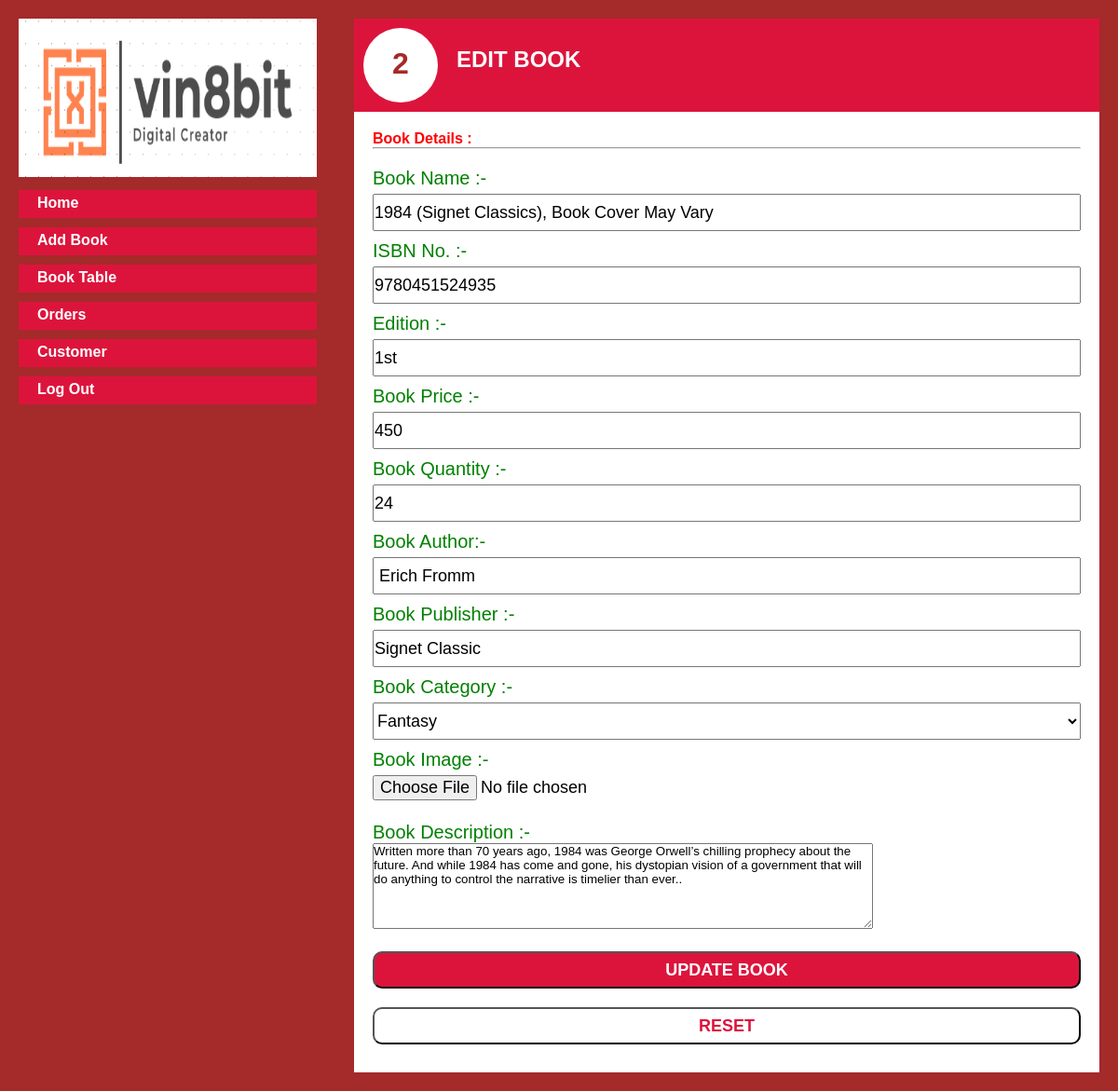
The page /editbook.php?id=g1 (signed in) on the database its author committed.
### tables this page shows
CREATE TABLE `book` (
  `book_code` varchar(8) NOT NULL,
  `book_name` varchar(50) NOT NULL,
  `book_price` int(4) NOT NULL,
  `book_quantity` int(2) NOT NULL,
  `book_author` varchar(30) NOT NULL,
  `book_publisher` varchar(30) NOT NULL,
  `book_category` varchar(30) NOT NULL,
  `book_img` text NOT NULL,
  `book_description` text NOT NULL,
  `book_isbn` varchar(14) NOT NULL,
  `book_edition` varchar(20) NOT NULL
);

### editbook.php (the view, shortened to what this page needs)
<?php
include_once('config.php');
?>
<?php
    $id = $_REQUEST['id'];
    $query = $con->prepare('SELECT * FROM book WHERE book_code = :id');
    if (!$query->execute(array(':id' => $id))) return false;
    $results = $query->fetchAll(\PDO::FETCH_ASSOC);
    foreach ($results as $row){
    $name2 = $row['book_name'];
    $price2 = $row['book_price'];
    $quantity2 = $row['book_quantity'];
    $author2 = $row['book_author'];
    $publisher2 = $row['book_publisher'];
    $category2 = $row['book_category'];
    $isbn2 = $row['book_isbn'];
    $edition2 = $row['book_edition'];
    $description2 = $row['book_description'];
    }
?>
<!DOCTYPE html>
<html lang="en">
<head>
    <link rel="stylesheet" href="./css/adminindex.css">
</head>
<body>
    <div class="container">
        <div class="side-menus">
            <img src="./icons/logo.png" alt="">
            <ul class="menus">
            <a href="adminhome.php"><li>Home</li></a>
                <a href="adminindex.php"><li>Add Book</li></a>
                <a href="booktable.php"><li>Book Table</li></a>
                <a href="orderstable.php"><li>Orders</li></a>
                <a href="customertable.php"><li>Customer</li></a>
                <a href="adminlogout.php"><li>Log Out</li></a>
            </ul>
        </div>
        <div class="main">
            <div class="title">
                <h1>2</h1>
                <h2>Edit Book</h2>
            </div>
            <div class="main-content">
                <h4>Book Details :</h4>
                <hr class='line'>
                <form name="details-form" id="details-form" action="editbook.php" method="POST" onsubmit="return validateForm();"  enctype="multipart/form-data">
                    <label for="book-name">Book Name :-<span id="errorname"></span></label>
                    <input type="text" id="book-name" name="book-name" placeholder="Book Name" value="<?php echo isset($name2) ? $name2 : ''; ?>" required>
                    <label for="book-isbn">ISBN No. :-<span id="errorisbn"></span></label>
                    <input type="text" id="book-isbn" name="book-isbn" placeholder="Book ISBN No." value="<?php echo isset($isbn2) ? $isbn2 : ''; ?>" required>
                    <label for="book-edition">Edition :-<span id="erroredition"></span></label>
                    <input type="text" id="book-edition" name="book-edition" placeholder="Book Edition" value="<?php echo isset($edition2) ? $edition2 : ''; ?>" required>
                    <label for="book-price">Book Price :-<span id="errorprice"></span></label>
                    <input type="number" id="book-price" name="book-price" placeholder="Book price" value="<?php echo isset($price2) ? $price2 : ''; ?>" required >
                    <label for="book-quantity">Book Quantity :-<span id="errorquantity"></span></label>
                    <input type="number" id="book-quantity" name="book-quantity" placeholder="Book Quantity" value="<?php echo isset($quantity2) ? $quantity2 : ''; ?>" required>
                    <label for="book-author">Book Author:-<span id="errorauthor"></span></label>
                    <input type="text" id="book-author" name="book-author" placeholder="Book Author" value="<?php echo isset($author2) ? $author2 : ''; ?>" required>
                    <label for="book-publiher">Book Publisher :-<span id="errorpublisher"></span></label>
                    <input type="text" id="book-publisher" name="book-publisher" placeholder="Book Publisher" value="<?php echo isset($publisher2) ? $publisher2 : ''; ?>" required>
                    <label for="category">Book Category :-<span id="errorcategory"></span></label>
                    <select name="category" id="category" required>
                    <option value="<?php echo isset($category2) ? $category2 : ''; ?> " selected > <?php echo isset($category2) ? $category2 : ''; ?></option>
                    </select>
                    <label for="book-img">Book Image :-<span id="errorimg"></span></label>
                    <input type="file" id="book-img" name="book-img" placeholder="Book img" >
                    <label for="description">Book Description :-<span id="errordescription"></span></label>
                    <textarea name="description" id="" cols="65" rows="6" form="details-form" required><?php echo isset($description2) ? $description2 : ''; ?></textarea>
                    <input id="submit" name="submit" type="submit" value="UPDATE BOOK">
                    <input id="reset" type="reset" value="RESET">
                </form>
            </div>
        </div>
    </div>
</body>
</html>

### css/adminindex.css (style rules this page uses)
* { margin: 0; padding: 0; box-sizing: border-box; font-family: Arial, Helvetica, sans-serif; }
body { width: 100%; }
.container { width: 100%; display: flex; background-color: brown; }
.container .side-menus { width: 30%; height: 700px; padding: 20px; background-color: brown; }
.container .side-menus img { width: 100%; height: 170px; }
.container .main { width: 70%; padding: 20px; }
.container .main .title { display: flex; width: 100%; height: 100px;; padding: 10px 0px 0px 10px; background-color: crimson; }
.container .main .title h1 { padding: 20px; width: 80px; height: 80px; color: brown; background-color: white; border-radius: 50%; text-align: center; }
.container .main .title h2 { text-transform: uppercase; margin: 20px 20px 0 20px; color: white; }
.container .main .main-content { width: 100%; padding: 20px; background-color: white; }
.container .main .main-content h4 , hr { color:red; }
.container .side-menus ul { text-decoration: none; }
.container .side-menus a { text-decoration: none; }
.container .side-menus .menus li { width: 100%; display: block; padding-left: 20px; padding-top: 5px; margin-top: 10px; height: 30px; color: white; font-weight: bold; background-color: crimson; }
.container .main .main-content #details-form { margin-top: 20px; }
.container .main .main-content #details-form label, input { display: block; font-size: 20px; color: green; }
.container .main .main-content #details-form input , #category { margin-top: 5px; margin-bottom: 10px; width: 100%; color: black; font-size: 18px; height: 40px; }
.container .main .main-content #details-form #submit { margin-top: 20px; width: 100%; color: white; font-size: 18px; font-weight: bold; height: 40px; background-color: crimson; border-radius: 10px; }
.container .main .main-content #details-form #reset { margin-top: 20px; width: 100%; color: crimson; font-size: 18px; font-weight: bold; height: 40px; background-color: white; border-radius: 10px; }

### rows shown on the page
book: book-name "1984 (Signet Classics), Book Cover May Vary", book-isbn "9780451524935", book-edition "1st", book-price "450", book-quantity "24", book-author "Erich Fromm", book-publisher "Signet Classic", category "Fantasy", description "Written more than 70 years ago, 1984 was George Orwell’s chilling prophecy about the future. And while 1984 has come and gone, his dystopian vision of a government that will do anything to control the narrative is timelier than ever.."
